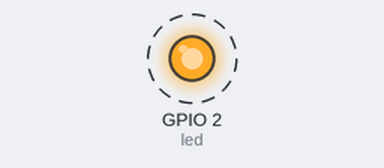
Simulated run of this program. Board: ESP8266 board running MicroPython. Shown: output pins drawn as LEDs (lit = HIGH, except the on-board LED, lit = LOW). Dashed ring = blinking.

Above: at 0.2 s.
Timing chart, 0 to 3.0 s (numbered marks = the images above):
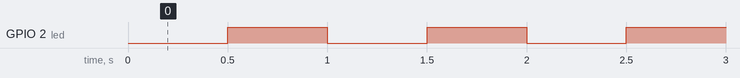

Measured:
- by itself, GPIO 2 (led): alternates HIGH for 0.50 s and LOW for 0.50 s

The program:

main.py
```python
# Найдрібніший скрипт: блимаємо вбудованим синім LED на ESP-01S.
# LED сидить на GPIO2 і УВІМКНЕНО ЗА НИЗЬКИМ РІВНЕМ:
#   value(0) → світиться,   value(1) → гасне.

from machine import Pin
from time import sleep_ms

led = Pin(2, Pin.OUT)      # GPIO2 — до нього припаяно синій світлодіод
led.value(1)               # старт із погашеним (1 = вимкнено!)

while True:
    led.value(0)           # світиться
    sleep_ms(500)          # 0.5 с
    led.value(1)           # гасне
    sleep_ms(500)
```
